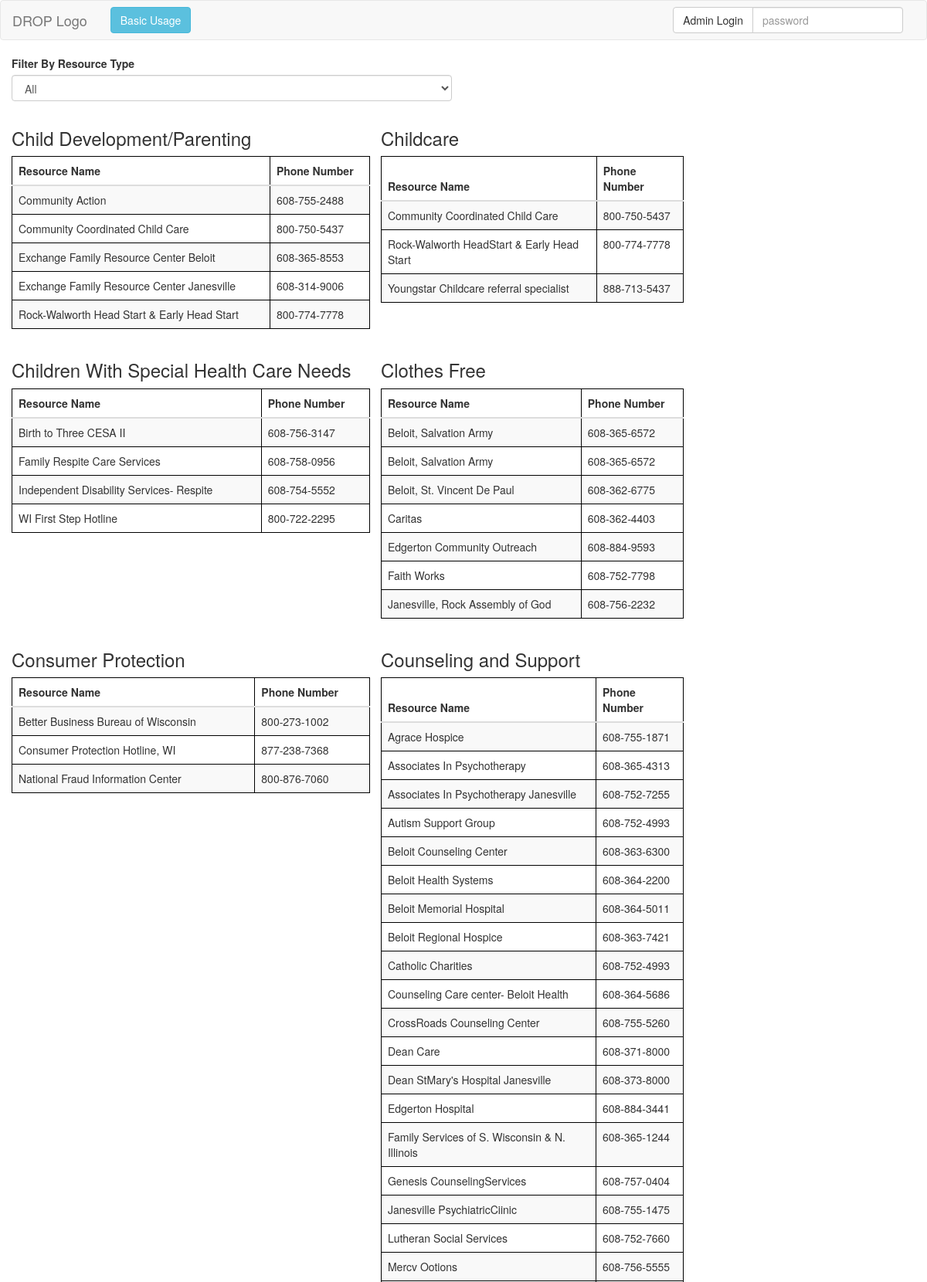
The page / (upper part) on the database its author committed.
### tables this page shows
CREATE TABLE `ResourceTypes` (
  `ResourceTypeID` int(11) NOT NULL,
  `ResourceTypeName` varchar(150) DEFAULT NULL UNIQUE
);

### index.php (the view, shortened to what this page needs)
<!DOCTYPE HTML>
<html>
<?php require 'php/includes/head.php' ?>
<?php
    $db = getAccess();
?>
<?php
    $resourceTypesQuery = "SELECT ResourceTypeName, ResourceTypeID FROM ResourceTypes";
    $resourceTypesStatement = $db->prepare($resourceTypesQuery);
    $resourceTypesStatement->execute();
    $resourceTypes = $resourceTypesStatement->fetchAll();
?>
<body id="mainPage">
<?php require 'php/includes/navbar.php' ?>
<div class="container-fluid">
    <div class="row">
    <div class="col-xs-12 col-lg-6">
            <div class="form-group">
            <label for="resource-type-selector">Filter By Resource Type</label>
            <select id="resource-type-selector" class="form-control" onchange="filterTables()">
                <option value="All">All</option>
            </select>
            </div>
         </div>
    </div>
    <div class="row">
        <div class="col-xs-12 col-sm-9">
            <div id="table-container" style="display:grid; grid: auto / auto auto; grid-column-gap: 1em;">
            <?php foreach  ($resourceTypes as $resourceType): ?>
            <div>
            <h3 id=<?php echo '"'.str_replace(' ', '-', $resourceType['ResourceTypeName']).'"'; ?>><?php echo $resourceType['ResourceTypeName']; ?></h3>
                <table class="table table-striped">
                    <thead>
                        <tr>
                            <th>Resource Name</th>
                            <th>Phone Number</th>
                        </tr>
                    </thead>
                    <tbody>
                        <?php
                            $resourceQuery = 'SELECT ResourceName, PhoneNUMBER, ResourceTypeName
                                      FROM Resources INNER JOIN
                                           (
                                               ResourceTypeAssignment INNER JOIN ResourceTypes ON ResourceTypeAssignment.ResourceTypeID = ResourceTypes.ResourceTypeID
                                           )
                                           ON Resources.ResourceID = ResourceTypeAssignment.ResourceID
                                           WHERE ResourceTypeAssignment.ResourceTypeID = :resourceTypeID ORDER BY Resources.ResourceName';
                            $resourceStatement = $db->prepare($resourceQuery);
                            $resourceStatement->execute(array(':resourceTypeID' => $resourceType['ResourceTypeID']));
                            $resources = $resourceStatement->fetchAll();
                        ?>
                        <?php foreach  ($resources as $resource): ?>
                            <tr style="cursor:pointer; -webkit-touch-callout: none; -webkit-user-select: none; -khtml-user-select: none; -moz-user-select: none; -ms-user-select: none; user-select: none;" onclick=<?php echo "\"window.location.assign('http://drop.x10host.com/resource.php?ResourceName=".rawurlencode($resource['ResourceName'])."')\""?>>
                                <td><?php echo $resource['ResourceName']; ?></td>
                                <td><?php echo $resource['PhoneNUMBER']; ?></td>
                            </tr>
                        <?php endforeach; ?>
                    </tbody>
                </table>
                </div>
            <?php endforeach; ?>
            </div>
        </div>
    </div>
    </div>
</body>
</html>

### php/includes/head.php (shortened to what this page needs)
<head>
</head>

### php/includes/navbar.php (shortened to what this page needs)
<div class="navbar navbar-default">
  <div class="container-fluid">
    <div class="navbar-header">
      <a class="navbar-brand" href="#">DROP Logo</a>
    </div>
    <div class="navbar-collapse collapse" id="myNavbar">
        <ul class="nav navbar-nav navbar-left">
          <li>
            <div class="navbar-form">
            <button type="button" class="btn btn-info" data-toggle="modal" data-target="#modal">Basic Usage</button>
            </div>
          </li>
        </ul>
        <ul class="nav navbar-nav navbar-right">
          <li>
            <form action="php/includes/login.php" method="post" class="navbar-form">
              <div class="input-group">
                <div class="input-group-btn">
                  <button type="submit" class="btn btn-default">Admin Login</button>
                </div>
                <input type="password" name="password" class="form-control" placeholder="password">
              </div>
            </form>
          </li>
        </ul>
    </div>
  </div>
</div>

### rows shown on the page
resourcetypes: ResourceTypeName "Child Development/Parenting", ResourceName "Community Action", PhoneNUMBER "608-755-2488", ResourceName "Community Coordinated Child Care", PhoneNUMBER "800-750-5437", ResourceName "Exchange Family Resource Center Beloit", PhoneNUMBER "608-365-8553", ResourceName "Exchange Family Resource Center Janesville", PhoneNUMBER "608-314-9006", ResourceName "Rock-Walworth Head Start & Early Head Start", PhoneNUMBER "800-774-7778"
resourcetypes: ResourceTypeName "Childcare", ResourceName "Community Coordinated Child Care", PhoneNUMBER "800-750-5437", ResourceName "Rock-Walworth HeadStart & Early Head Start", PhoneNUMBER "800-774-7778", ResourceName "Youngstar Childcare referral specialist", PhoneNUMBER "888-713-5437"
resourcetypes: ResourceTypeName "Children With Special Health Care Needs", ResourceName "Birth to Three CESA II", PhoneNUMBER "608-756-3147", ResourceName "Family Respite Care Services", PhoneNUMBER "608-758-0956", ResourceName "Independent Disability Services- Respite", PhoneNUMBER "608-754-5552", ResourceName "WI First Step Hotline", PhoneNUMBER "800-722-2295"
resourcetypes: ResourceTypeName "Clothes Free", ResourceName "Beloit, Salvation Army", PhoneNUMBER "608-365-6572", ResourceName "Beloit, St. Vincent De Paul", PhoneNUMBER "608-362-6775", ResourceName "Caritas", PhoneNUMBER "608-362-4403", ResourceName "Edgerton Community Outreach", PhoneNUMBER "608-884-9593", ResourceName "Faith Works", PhoneNUMBER "608-752-7798", ResourceName "Janesville, Rock Assembly of God", PhoneNUMBER "608-756-2232"
resourcetypes: ResourceTypeName "Consumer Protection", ResourceName "Better Business Bureau of Wisconsin", PhoneNUMBER "800-273-1002", ResourceName "Consumer Protection Hotline, WI", PhoneNUMBER "877-238-7368", ResourceName "National Fraud Information Center", PhoneNUMBER "800-876-7060"
resourcetypes: ResourceTypeName "Counseling and Support", ResourceName "Agrace Hospice", PhoneNUMBER "608-755-1871", ResourceName "Associates In Psychotherapy", PhoneNUMBER "608-365-4313", ResourceName "Associates In Psychotherapy Janesville", PhoneNUMBER "608-752-7255", ResourceName "Autism Support Group", PhoneNUMBER "608-752-4993", ResourceName "Beloit Counseling Center", PhoneNUMBER "608-363-6300", ResourceName "Beloit Health Systems", PhoneNUMBER "608-364-2200", ResourceName "Beloit Memorial Hospital", PhoneNUMBER "608-364-5011", ResourceName "Beloit Regional Hospice", PhoneNUMBER "608-363-7421", ResourceName "Catholic Charities", ResourceName "Counseling Care center- Beloit Health", PhoneNUMBER "608-364-5686", ResourceName "CrossRoads Counseling Center", PhoneNUMBER "608-755-5260", ResourceName "Dean Care", PhoneNUMBER "608-371-8000", ResourceName "Dean StMary's Hospital Janesville", PhoneNUMBER "608-373-8000", ResourceName "Edgerton Hospital", PhoneNUMBER "608-884-3441", ResourceName "Family Services of S. Wisconsin & N. Illinois", PhoneNUMBER "608-365-1244", ResourceName "Genesis CounselingServices", PhoneNUMBER "608-757-0404", ResourceName "Janesville PsychiatricCiinic", PhoneNUMBER "608-755-1475", ResourceName "Lutheran Social Services", PhoneNUMBER "608-752-7660", ResourceName "Mercv Ootions", PhoneNUMBER "608-756-5555"
